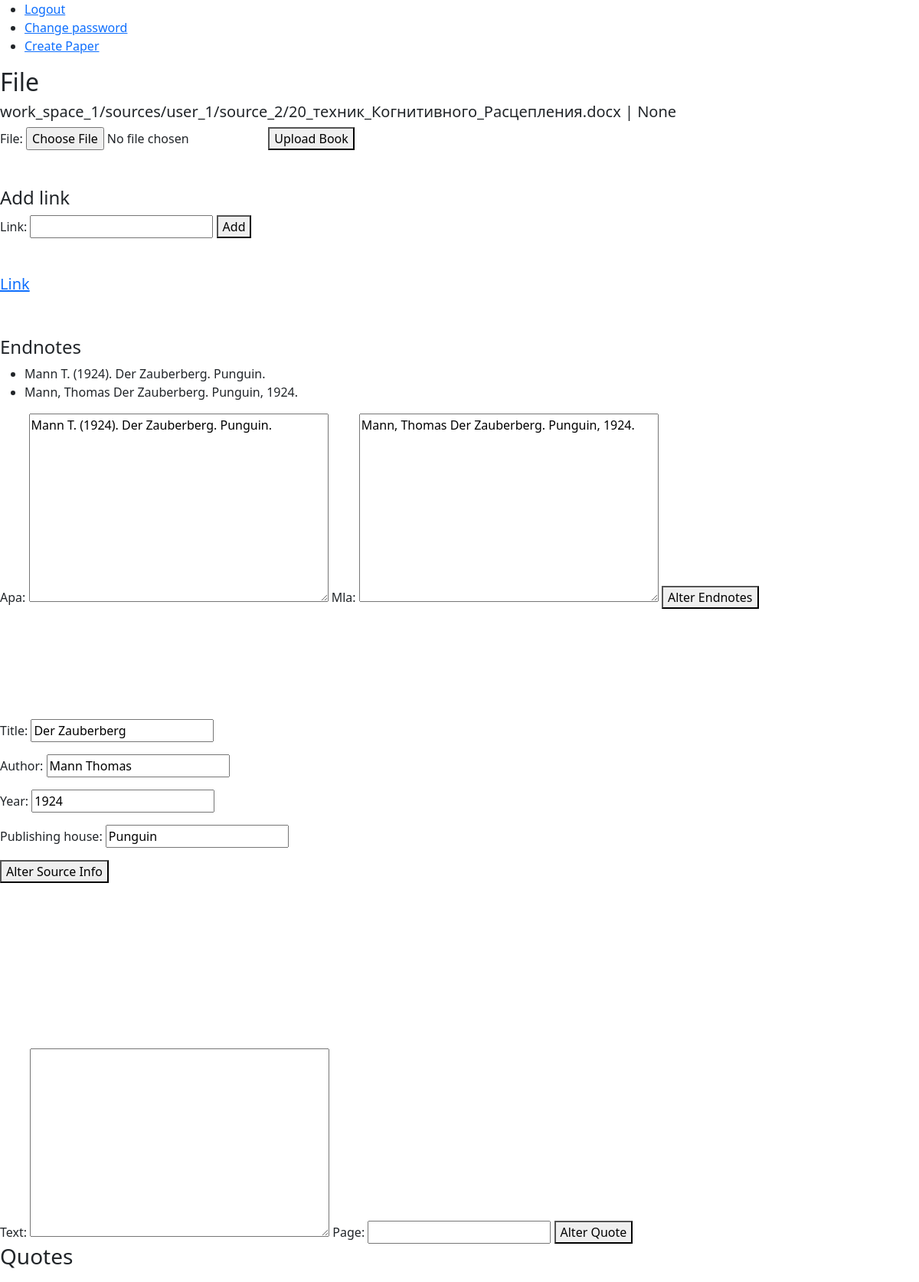
/source_space/2 (signed in), run on an earlier commit of the app's database.
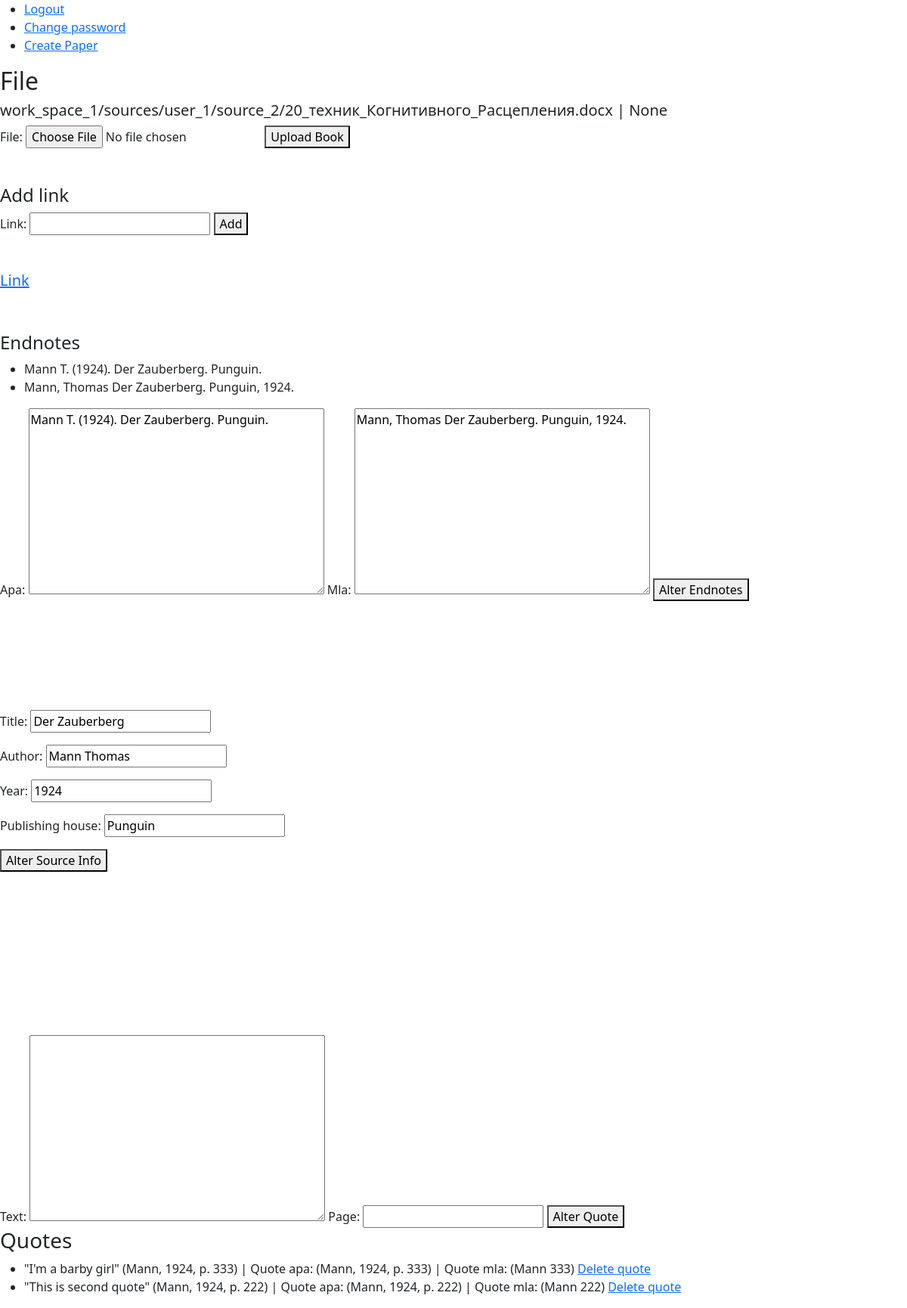
And on a later commit of the database.
### bookshelf/models.py (models this page shows, shortened)
class Source(models.Model):
    real_type = models.ForeignKey(ContentType, editable=False, on_delete=models.CASCADE)
    work_space = models.ForeignKey(WorkSpace, on_delete=models.CASCADE, related_name="sources")
    user = models.ForeignKey(User, on_delete=models.CASCADE, related_name="sources")
    title = models.CharField(max_length=100)
    author = models.CharField(max_length=70, blank=True)
    year = models.CharField(max_length=5, blank=True)
    file = models.FileField(upload_to=saving_path, blank=True)
    link = models.CharField(max_length=40, blank=True)
    def cast(self):
        return self.real_type.get_object_for_this_type(pk=self.pk)

class Endnote(models.Model):
    source = models.ForeignKey(Source, on_delete=models.CASCADE)
    apa = models.CharField(max_length=50)
    mla = models.CharField(max_length=50)

class Book(Source):
    publishing_house = models.CharField(max_length=20)

class Quote(models.Model):
    source = models.ForeignKey(Source, on_delete=models.CASCADE, related_name="quotes")
    page = models.IntegerField()
    text = models.TextField()
    apa = models.CharField(max_length=20)
    mla = models.CharField(max_length=20)
    def apa_formatted(self):
        return f'"{self.text}" {self.apa}'
    def __str__(self):
        return self.apa_formatted()

### bookshelf/views.py (the view)
# urls.py: path("source_space/<int:source_id>", views.source_space, name="source_space"),
@login_required(redirect_field_name=None)
def source_space(request, source_id):
    source = check_source(source_id, request.user)
    quotes = source.quotes.all()
    endnotes = get_endnotes(source)
    endnote_form = AlterEndnoteForm().set_initials(endnotes)
    upload_form = UploadSourceForm()
    quote_form = NewQuoteForm()
    link_form = AddLinkForm()
    alter_form = get_and_set_alter_form(source)
    return render(request, "bookshelf/source_space.html", {"source": source,
                                                         "upload_form": upload_form,
                                                         "alter_form": alter_form,
                                                         "quote_form": quote_form,
                                                         "quotes": quotes,
                                                         "endnotes": endnotes,
                                                         "endnote_form": endnote_form,
                                                         "link_form": link_form})

### bookshelf/forms.py
class UploadSourceForm(forms.Form):
    file = forms.FileField(widget=forms.FileInput(attrs={"accept": ACCEPTED_UPLOAD_FORMATS}))

class AlterBookForm(forms.ModelForm):
    class Meta:
        model = Book
        fields = "__all__"
        exclude = EXCLUDE_FIELDS
    source_type = forms.CharField(widget=forms.HiddenInput(attrs={"value": "book"}))
    def set_initials(self, book: Book):
        for field in self.fields:
            if field != "source_type":
                self.fields[field].initial = book.__getattribute__(field)
        return self

### bookshelf/forms.py (called while the page is built)
def get_and_set_alter_form(source: Source):
    source_type = source.cast()
    match source_type:
        case Book():
            return AlterBookForm().set_initials(source.book)
        case Article():
            return AlterArticleForm().set_initials(source.article)
        case Chapter():
            return AlterChapterForm().set_initials(source.chapter)
        case Webpage():
            return AlterWebpageForm().set_initials(source.webpage)
        case _:
            return None

    def set_initials(self, endnote: Endnote):
        self.fields["apa"].initial = endnote.apa
        self.fields["mla"].initial = endnote.mla
        return self

### utils/verification.py (called while the page is built)
def check_work_space(space_id: int, user: User) -> WorkSpace | Http404 | PermissionDenied:
    try:
        space = WorkSpace.objects.get(pk=space_id)
    except ObjectDoesNotExist:
        raise Http404
    else:
        if space.owner != user and user not in space.guests.all():
            raise PermissionDenied
    return space

def check_source(source_id: int, user: User) -> Source | Http404:
    try:
        source = Source.objects.get(pk=source_id)
    except ObjectDoesNotExist:
        raise Http404
    else:
        source_type = source.cast()
        match source_type:
            case Book():
                check_work_space(source.book.work_space.pk, user)
            case Article():
                check_work_space(source.article.work_space.pk, user)
            case Chapter():
                check_work_space(source.chapter.work_space.pk, user)
            case Webpage():
                check_work_space(source.webpage.work_space.pk, user)
            case _:
                return None
    return source

def get_endnotes(source: Source) -> Endnote | Http404:
    try:
        return Endnote.objects.get(source=source)
    except ObjectDoesNotExist:
        raise Http404

### bookshelf/templates/bookshelf/source_space.html (shortened to what this page needs)
{% extends "layout.html" %}
{% load static %}
{% block body %}
    <h2>File</h2>
    <h5>{{ source.file }} | None </h5>
    <form enctype="multipart/form-data" action="{% url 'bookshelf:upload_source_file' source.pk %}" method="post">
        {{ upload_form }}
        <button type="submit">Upload Book</button>
    </form>
    <br><br>
    <h4>Add link</h4>
    <form action="{% url 'bookshelf:add_link' source.pk %}" method="post">
        {{ link_form }}
        <button type="submit">Add</button>
    </form>
    <br><br>
    <h5><a href="{{ source.link }}">Link</a></h5>
    <br><br>
    <h4>Endnotes</h4>
    <ul>
        <li>{{ endnotes.apa }}</li>
        <li>{{ endnotes.mla }}</li>
    </ul>
    <form action="{% url 'bookshelf:alter_endnote' endnotes.pk %}" method="post">
        {{ endnote_form }}
        <button type="submit">Alter Endnotes</button>
    </form>
    <br><br><br>
    <br><br><br>
    <form action="{% url 'bookshelf:alter_source' source.pk %}" method="post">
        {{ alter_form.as_p }}
        <button type="submit">Alter Source Info</button>
    </form>
    <br><br><br>
    <br><br><br>
    <br><br><br>
    <form action="{% url 'bookshelf:add_quote' source.pk %}" method="post">
        {{ quote_form }}
        <button type="submit">Alter Quote</button>
    </form>
    <h3>Quotes</h3>
    <ul>
        {% for quote in quotes %}
        <li>{{ quote }} | Quote apa: {{ quote.apa }} | Quote mla: {{ quote.mla }}
            <a href="{% url 'bookshelf:delete_quote' quote.pk %}">Delete quote</a>
        </li>
        {% endfor %}
    </ul>
{% endblock %}

### media/templates/layout.html (shortened to what this page needs)
{% load static %}
<!DOCTYPE html>
<html lang="en">
    <head>
        <link href="https://cdn.jsdelivr.net/npm/bootstrap@5.1.3/dist/css/bootstrap.min.css" rel="stylesheet">
        <link href="https://cdnjs.cloudflare.com/ajax/libs/font-awesome/4.7.0/css/font-awesome.min.css" rel="stylesheet">
        <link href="{% static 'static/styles.css' %}" rel="stylesheet">
    </head>
    <body>
        <ul>
            {% if user.is_authenticated %}
                <li><a href="{% url 'user_management:logout' %}">Logout</a></li>
                <li><a href="{% url 'user_management:change_password' %}">Change password</a></li>
                <li><a href="{% url 'work_space:create_space' %}">Create Paper</a></li>
            {% else %}
                <li><a href="{% url 'user_management:login' %}">Login</a></li>
                <li><a href="{% url 'user_management:register' %}">Register</a></li>
            {% endif %}
        </ul>
        <div>
            {% block body %}{% endblock %}
        </div>
    </body>
</html>

What changed in the data, as far as the page shows it:
added Quote: text+apa "\"I'm a barby girl\" (Mann, 1924, p. 333)", apa "(Mann, 1924, p. 333)", mla "(Mann 333)"
added Quote: text+apa "\"This is second quote\" (Mann, 1924, p. 222)", apa "(Mann, 1924, p. 222)", mla "(Mann 222)"
